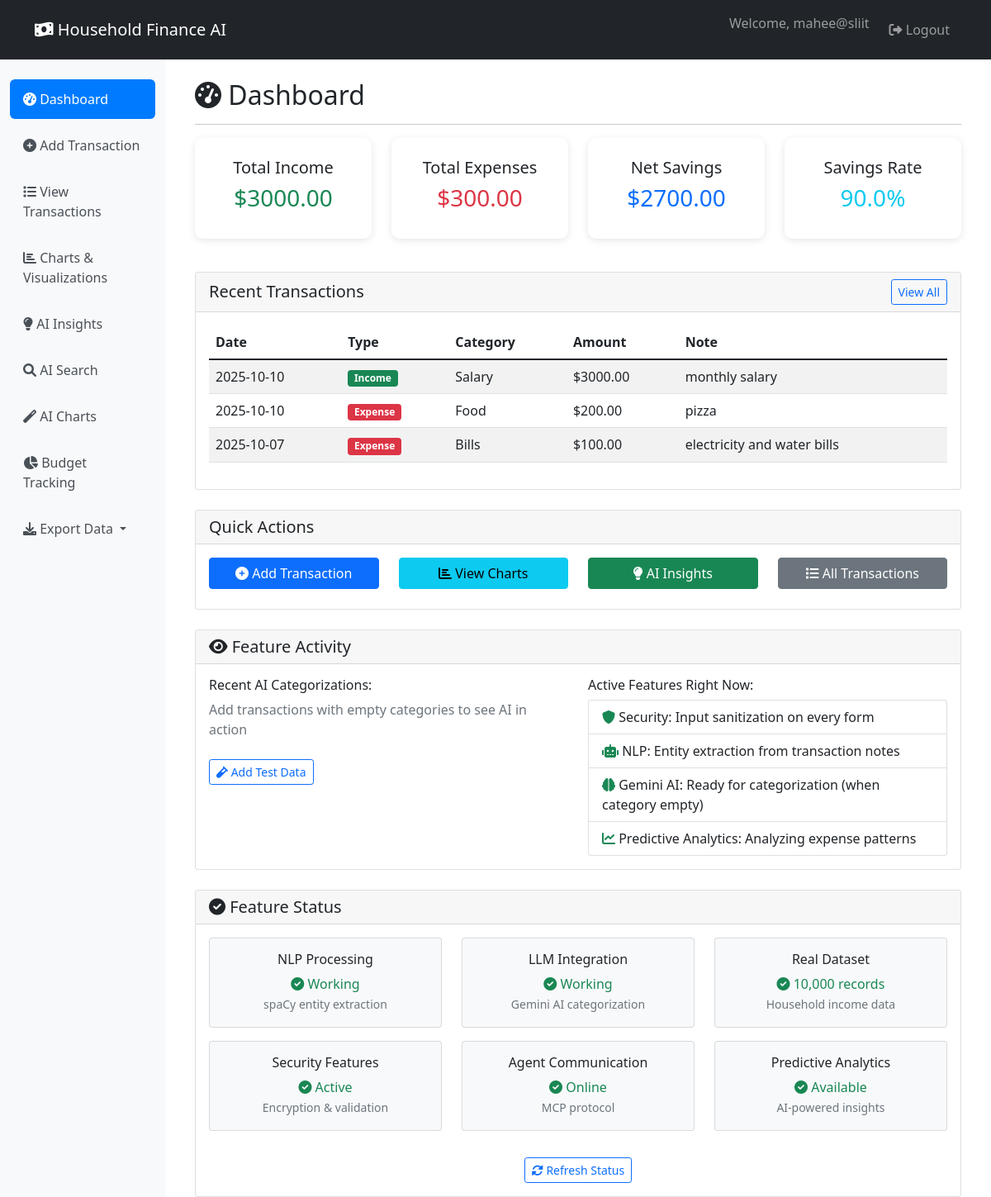
The page /dashboard (signed in) on the database as committed earlier.
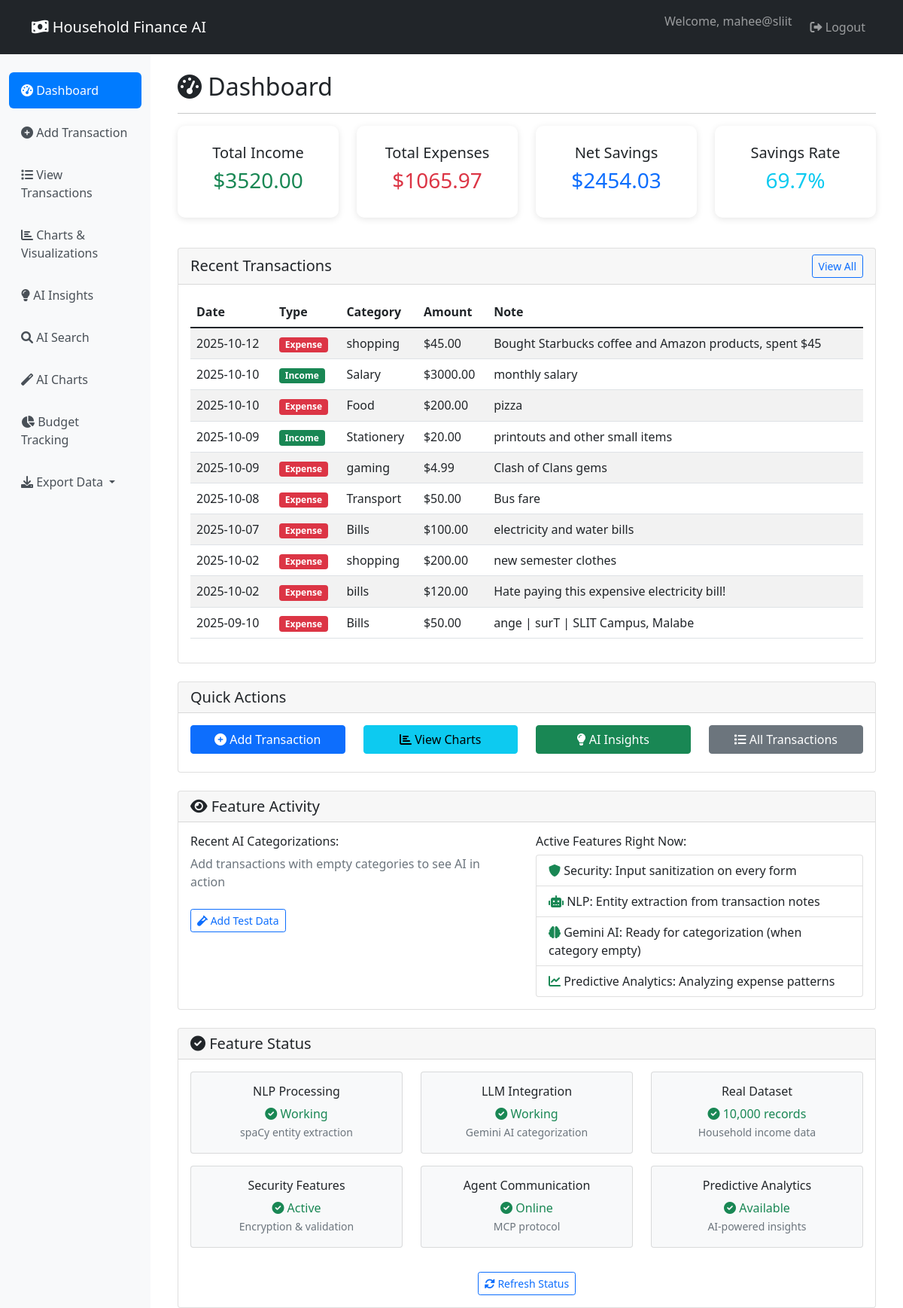
The same page on the database as committed later.
### core/database.py (models this page shows, shortened)
class Transaction(db.Model):
    __tablename__ = "transactions"
    id = db.Column(db.Integer, primary_key=True)
    user_id = db.Column(db.Integer, db.ForeignKey("users.id"), nullable=False)
    t_type = db.Column(db.String(20), nullable=False)  # "income" or "expense"
    category = db.Column(db.String(100), nullable=False)
    amount = db.Column(db.Float, nullable=False)
    date = db.Column(db.Date, nullable=False, default=datetime.utcnow)
    note = db.Column(db.Text, nullable=True)
    created_at = db.Column(db.DateTime, default=datetime.utcnow)
    user = db.relationship("User", back_populates="transactions")

### app/routes/transactions.py (the view)
@transactions_bp.route('/')
@transactions_bp.route('/dashboard')
@login_required
def dashboard():
    transactions = collector.get_user_transactions(current_user.id)
    if not transactions:
        return render_template('dashboard.html', title='Dashboard',
                             transactions=[], metrics={}, anomalies=[], summary={},
                             show_welcome=True)
    df = collector.get_transactions_df(current_user.id)
    total_income = df[df['type'].str.lower() == 'income']['amount'].sum()
    total_expense = df[df['type'].str.lower() == 'expense']['amount'].sum()
    savings = total_income - total_expense
    savings_rate = (savings / total_income * 100) if total_income > 0 else 0
    metrics = {
        'total_income': total_income,
        'total_expense': total_expense,
        'savings': savings,
        'savings_rate': savings_rate,
        'transaction_count': len(transactions)
    }
    recent_transactions = sorted(transactions, key=lambda x: x.date, reverse=True)[:10]
    anomalies = collector.detect_anomalies(current_user.id)
    summary = collector.generate_summary(current_user.id, period='week')
    return render_template('dashboard.html',
                         title='Dashboard',
                         metrics=metrics,
                         transactions=recent_transactions,
                         anomalies=anomalies,
                         summary=summary,
                         show_welcome=False)

### agents/data_collector.py (called while the page is built)
    def get_transactions_df(self, user_id):
        transactions = Transaction.query.filter_by(user_id=user_id).all()
        if not transactions:
            return pd.DataFrame()
        data = [{
            "id": t.id,
            "date": t.date,
            "type": t.t_type,
            "category": t.category,
            "amount": t.amount,
            "note": t.note
        } for t in transactions]
        df = pd.DataFrame(data)
        if not df.empty:
            df['date'] = pd.to_datetime(df['date'])
        return df

    def get_user_transactions(self, user_id):
        return Transaction.query.filter_by(user_id=user_id).all()

    def detect_anomalies(self, user_id):
        df = self.get_transactions_df(user_id)
        if df.empty:
            return []
        mean = df['amount'].mean()
        std = df['amount'].std()
        if std > 0:  # Avoid division by zero
            anomalies = df[df['amount'] > mean + 2 * std]  # > 2 standard deviations
            return anomalies.to_dict('records')
        return []

### app/templates/dashboard.html (shortened to what the changed rows need)
{% extends "base.html" %}
{% block content %}
<div class="row">
    <div class="col-12">
        <h2><i class="fas fa-tachometer-alt"></i> Dashboard</h2>
    </div>
</div>
{% if show_welcome %}
<div class="row">
    <div class="col-12">
        <div class="alert alert-info">
            <h4>Welcome to Household Finance AI Platform!</h4>
            <p>Get started by adding your first transaction to see insights and charts.</p>
            <a href="{{ url_for('transactions.add_transaction') }}" class="btn btn-primary">
                <i class="fas fa-plus-circle"></i> Add Your First Transaction
            </a>
        </div>
    </div>
</div>
{% else %}
<div class="row">
    <div class="col-md-3">
        <div class="metric-card text-center">
            <h5>Total Income</h5>
            <h3 class="text-success">${{ "%.2f"|format(metrics.total_income) }}</h3>
        </div>
    </div>
    <div class="col-md-3">
        <div class="metric-card text-center">
            <h5>Total Expenses</h5>
            <h3 class="text-danger">${{ "%.2f"|format(metrics.total_expense) }}</h3>
        </div>
    </div>
    <div class="col-md-3">
        <div class="metric-card text-center">
            <h5>Net Savings</h5>
            <h3 class="text-primary">${{ "%.2f"|format(metrics.savings) }}</h3>
        </div>
    </div>
    <div class="col-md-3">
        <div class="metric-card text-center">
            <h5>Savings Rate</h5>
            <h3 class="text-info">{{ "%.1f"|format(metrics.savings_rate) }}%</h3>
        </div>
    </div>
</div>
<div class="row mt-4">
    <div class="col-12">
        <div class="card">
            <div class="card-header d-flex justify-content-between align-items-center">
                <h5 class="mb-0">Recent Transactions</h5>
                <a href="{{ url_for('transactions.view_transactions') }}" class="btn btn-sm btn-outline-primary">
                    View All
                </a>
            </div>
            <div class="card-body">
                {% if transactions %}
                <div class="table-responsive">
                    <table class="table table-striped">
                        <thead>
                            <tr>
                                <th>Date</th>
                                <th>Type</th>
                                <th>Category</th>
                                <th>Amount</th>
                                <th>Note</th>
                            </tr>
                        </thead>
                        <tbody>
                            {% for transaction in transactions %}
                            <tr>
                                <td>{{ transaction.date.strftime('%Y-%m-%d') }}</td>
                                <td>
                                    <span class="badge {% if transaction.t_type == 'income' %}bg-success{% else %}bg-danger{% endif %}">
                                        {{ transaction.t_type.title() }}
                                    </span>
                                </td>
                                <td>{{ transaction.category }}</td>
                                <td>${{ "%.2f"|format(transaction.amount) }}</td>
                                <td>{{ transaction.note or '-' }}</td>
                            </tr>
                            {% endfor %}
                        </tbody>
                    </table>
                </div>
                {% else %}
                <p class="text-muted">No transactions found.</p>
                {% endif %}
            </div>
        </div>
    </div>
</div>
<div class="row mt-4">
    <div class="col-12">
        <div class="card">
            <div class="card-header">
                <h5 class="mb-0">Quick Actions</h5>
            </div>
            <div class="card-body">
                <div class="row">
                    <div class="col-md-3 mb-2">
                        <a href="{{ url_for('transactions.add_transaction') }}" class="btn btn-primary w-100">
                            <i class="fas fa-plus-circle"></i> Add Transaction
                        </a>
                    </div>
                    <div class="col-md-3 mb-2">
                        <a href="{{ url_for('charts.charts_page') }}" class="btn btn-info w-100">
                            <i class="fas fa-chart-bar"></i> View Charts
                        </a>
                    </div>
                    <div class="col-md-3 mb-2">
                        <a href="{{ url_for('insights.insights_page') }}" class="btn btn-success w-100">
                            <i class="fas fa-lightbulb"></i> AI Insights
                        </a>
                    </div>
                    <div class="col-md-3 mb-2">
                        <a href="{{ url_for('transactions.view_transactions') }}" class="btn btn-secondary w-100">
                            <i class="fas fa-list"></i> All Transactions
                        </a>
                    </div>
                </div>
            </div>
        </div>
    </div>
</div>
<div class="row mt-4">
    <div class="col-12">
        <div class="card">
            <div class="card-header">
                <h5 class="mb-0"><i class="fas fa-eye"></i> Feature Activity</h5>
            </div>
            <div class="card-body">
                <div class="row">
                    <div class="col-md-6">
                        <h6>Recent AI Categorizations:</h6>
                        <div id="ai-activity">
                            <p class="text-muted">Add transactions with empty categories to see AI in action</p>
                        </div>
                        <a href="/add-test-data" class="btn btn-sm btn-outline-primary mt-2">
                            <i class="fas fa-vial"></i> Add Test Data
                        </a>
                    </div>
                    <div class="col-md-6">
                        <h6>Active Features Right Now:</h6>
                        <ul class="list-group">
                            <li class="list-group-item">
                                <i class="fas fa-shield-alt text-success"></i>
                                Security: Input sanitization on every form
                            </li>
                            <li class="list-group-item">
                                <i class="fas fa-robot text-success"></i>
                                NLP: Entity extraction from transaction notes
                            </li>
                            <li class="list-group-item">
                                <i class="fas fa-brain text-success"></i>
                                Gemini AI: Ready for categorization (when category empty)
                            </li>
                            <li class="list-group-item">
                                <i class="fas fa-chart-line text-success"></i>
                                Predictive Analytics: Analyzing expense patterns
                            </li>
                        </ul>
                    </div>
                </div>
            </div>
        </div>
    </div>
</div>
<div class="row mt-4">
    <div class="col-12">
        <div class="card">
            <div class="card-header">
                <h5 class="mb-0"><i class="fas fa-check-circle"></i> Feature Status</h5>
            </div>
            <div class="card-body">
                <div class="row" id="feature-status">
                    <div class="col-md-4 mb-3">
                        <div class="card bg-light">
                            <div class="card-body text-center">
                                <h6>NLP Processing</h6>
                                <div id="nlp-status" class="text-success">
                                    <i class="fas fa-check-circle"></i> Working
                                </div>
                                <small class="text-muted">spaCy entity extraction</small>
                            </div>
                        </div>
                    </div>
                    <div class="col-md-4 mb-3">
                        <div class="card bg-light">
                            <div class="card-body text-center">
                                <h6>LLM Integration</h6>
                                <div id="llm-status" class="text-success">
                                    <i class="fas fa-check-circle"></i> Working
                                </div>
                                <small class="text-muted">Gemini AI categorization</small>
                            </div>
                        </div>
                    </div>
                    <div class="col-md-4 mb-3">
                        <div class="card bg-light">
                            <div class="card-body text-center">
                                <h6>Real Dataset</h6>
                                <div id="dataset-status" class="text-success">
                                    <i class="fas fa-check-circle"></i> 10,000 records
                                </div>
                                <small class="text-muted">Household income data</small>
                            </div>
                        </div>
                    </div>
                    <div class="col-md-4 mb-3">
                        <div class="card bg-light">
                            <div class="card-body text-center">
                                <h6>Security Features</h6>
                                <div id="security-status" class="text-success">
                                    <i class="fas fa-check-circle"></i> Active
                                </div>
                                <small class="text-muted">Encryption & validation</small>
                            </div>
                        </div>
                    </div>
                    <div class="col-md-4 mb-3">
                        <div class="card bg-light">
                            <div class="card-body text-center">
                                <h6>Agent Communication</h6>
                                <div id="mcp-status" class="text-success">
                                    <i class="fas fa-check-circle"></i> Online
                                </div>
                                <small class="text-muted">MCP protocol</small>
                            </div>
                        </div>
                    </div>
                    <div class="col-md-4 mb-3">
                        <div class="card bg-light">
                            <div class="card-body text-center">
                                <h6>Predictive Analytics</h6>
                                <div id="analytics-status" class="text-success">
                                    <i class="fas fa-check-circle"></i> Available
                                </div>
                                <small class="text-muted">AI-powered insights</small>
                            </div>
                        </div>
                    </div>
                </div>
                <div class="text-center mt-3">
                    <button onclick="checkFeatureStatus()" class="btn btn-sm btn-outline-primary">
                        <i class="fas fa-sync-alt"></i> Refresh Status
                    </button>
                </div>
            </div>
        </div>
    </div>
</div>
{% endif %}
{% endblock %}

Rows that differ between the two databases and show on the page:
added Transaction: amount "45.00"
added Transaction: amount "20.00"
added Transaction: amount "4.99"
added Transaction: amount "50.00"
added Transaction: amount "200.00"
added Transaction: amount "120.00"
added Transaction: amount "50.00"
Other text that changed with them:
{{ "%.2f"|format(metrics.total_income) }}: "3000.00" → "3520.00"
{{ "%.2f"|format(metrics.total_expense) }}: "300.00" → "1065.97"
{{ "%.2f"|format(metrics.savings) }}: "2700.00" → "2454.03"
{{ "%.1f"|format(metrics.savings_rate) }}: "90.0" → "69.7"
